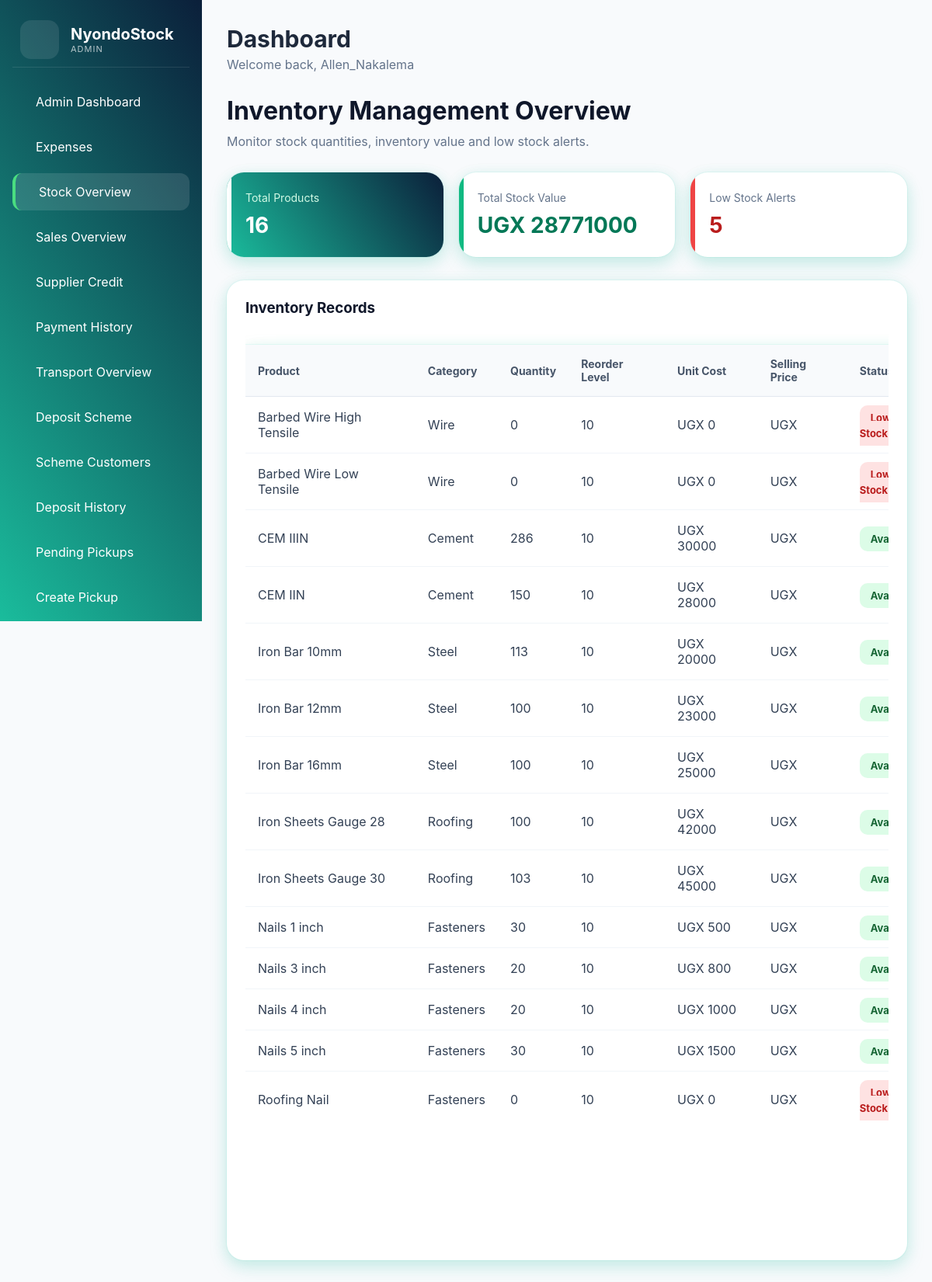
Page /admin_stock_overview/ (signed in) on the committed database.
### inventory_app/models.py (models this page shows, shortened)
class Product(models.Model):
    UNIT_CHOICES = [
        ('Bags', 'Bags'),
        ('Pieces', 'Pieces'),
        ('Kgs', 'Kgs'),
        ('Rolls', 'Rolls'),
        ('Tonnes', 'Tonnes'),
        ('Length', 'Length'),
        ('Sheets', 'Sheets'),
    ]
    category = models.ForeignKey(Category, on_delete=models.CASCADE)
    sku = models.CharField(max_length=50, unique=True, blank=True, null=True)
    product_name = models.CharField(max_length=100)
    unit = models.CharField(max_length=20, choices=UNIT_CHOICES)
    unit_cost = models.DecimalField(max_digits=10, decimal_places=2, default=0)
    normal_percentage = models.DecimalField(
    max_digits=5,
    decimal_places=2,
    default=25
)
    retail_percentage = models.DecimalField(
    max_digits=5,
    decimal_places=2,
    default=20
    )
    wholesale_percentage = models.DecimalField(
    max_digits=5,
    decimal_places=2,
    default=10
   )
    normal_price = models.DecimalField(max_digits=10, decimal_places=2, default=0)
    retail_price = models.DecimalField(max_digits=10, decimal_places=2, default=0)
    wholesale_price = models.DecimalField(max_digits=10, decimal_places=2, default=0)
    quantity = models.PositiveIntegerField(default=0)
    reorder_level = models.PositiveIntegerField(default=10)
    eligible_for_scheme = models.BooleanField(
    default=False)
    is_active = models.BooleanField(default=True)
    created_at = models.DateTimeField(auto_now_add=True)

class Category(models.Model):
    category_name = models.CharField(max_length=100, unique=True)
    def __str__(self):
        return self.category_name

### reports_app/views.py (the view)
@login_required
@allowed_roles(['ADMIN'])
def admin_stock_overview(request):
    products = Product.objects.all().order_by(
        'product_name'
    )
    total_products = products.count()
    low_stock_count = products.filter(
        quantity__lte=F('reorder_level')
    ).count()
    stock_value = products.aggregate(
        total=Sum(
            F('quantity') * F('unit_cost')
        )
    )['total'] or 0
    context = {
        'products': products,
        'total_products': total_products,
        'low_stock_count': low_stock_count,
        'stock_value': stock_value,
    }
    return render(
        request,
        'admin/admin_stock_overview.html',
        context
    )

### accounts_app/context_processors.py (called while the page is built)
def user_roles(request):
    user = request.user
    if not user.is_authenticated:
        return {
            "is_admin": False,
            "is_manager": False,
            "is_attendant": False,
        }
    groups = user.groups.values_list("name", flat=True)
    return {
        "is_admin": "ADMIN" in groups,
        "is_manager": "MANAGER" in groups or "ADMIN" in groups,
        "is_attendant": "ATTENDANT" in groups or "ADMIN" in groups,
    }

### templates/admin/admin_stock_overview.html (shortened to what this page needs)
{% extends 'manager/base_manager.html' %}
{% block content %}
{% include 'manager/partials/topbar.html' %}
<div class="page-header">
<div>
    <h2>
        Inventory Management Overview
    </h2>
    <p>
        Monitor stock quantities, inventory value and low stock alerts.
    </p>
</div>
</div>
<div class="summary-grid">
<div class="summary-card primary">
    <div>
        <span>Total Products</span>
        <h2>
            {{ total_products }}
        </h2>
    </div>
</div>
<div class="summary-card success">
    <div>
        <span>Total Stock Value</span>
        <h2>
            UGX {{ stock_value|floatformat:0 }}
        </h2>
    </div>
</div>
<div class="summary-card danger">
    <div>
        <span>Low Stock Alerts</span>
        <h2>
            {{ low_stock_count }}
        </h2>
    </div>
</div>
</div>
<div class="records-card">
<div class="records-header">
    <h3>
        Inventory Records
    </h3>
</div>
<div class="table-wrapper">
    <table class="stock-table">
        <thead>
            <tr>
                <th>Product</th>
                <th>Category</th>
                <th>Quantity</th>
                <th>Reorder Level</th>
                <th>Unit Cost</th>
                <th>Selling Price</th>
                <th>Status</th>
            </tr>
        </thead>
        <tbody>
            {% for product in products %}
            <tr>
                <td>
                    {{ product.product_name }}
                </td>
                <td>
                    {{ product.category }}
                </td>
                <td>
                    {{ product.quantity }}
                </td>
                <td>
                    {{ product.reorder_level }}
                </td>
                <td>
                    UGX {{ product.unit_cost|floatformat:0 }}
                </td>
                <td>
                    UGX {{ product.selling_price|floatformat:0 }}
                </td>
                <td>
                    {% if product.quantity <= product.reorder_level %}
                    <span class="status low">
                        Low Stock
                    </span>
                    {% else %}
                    <span class="status available">
                        Available
                    </span>
                    {% endif %}
                </td>
            </tr>
            {% endfor %}
        </tbody>
    </table>
</div>
</div>
{% endblock %}

### templates/manager/partials/sidebar.html (shortened to what this page needs)
<aside class="sidebar">
  <div class="logo-section">
    <div class="logo-icon">
    </div>
    <div>
      <h2>NyondoStock</h2>
      <p>
        <span>{{ request.user.groups.first.name }}</span>
      </p>
    </div>
  </div>
  {% if is_admin %}
  <nav class="nav-menu">
    <a href="{% url 'admin_dashboard' %}"
       class="nav-item {% if request.resolver_match.url_name == 'admin_dashboard' %}active{% endif %}">
       Admin Dashboard
    </a>
    <a href="{% url 'expense_records' %}"
       class="nav-item {% if request.resolver_match.url_name == 'expense_records' %}active{% endif %}">
       Expenses
    </a>
    <a href="{% url 'admin_stock_overview' %}"
       class="nav-item {% if request.resolver_match.url_name == 'admin_stock_overview' %}active{% endif %}">
       Stock Overview
    </a>
    <a href="{% url 'admin_sales_overview' %}"
       class="nav-item {% if request.resolver_match.url_name == 'admin_sales_overview' %}active{% endif %}">
       Sales Overview
    </a>
    <a href="{% url 'supplier_credit_dashboard' %}"
       class="nav-item {% if request.resolver_match.url_name == 'supplier_credit_dashboard' %}active{% endif %}">
       Supplier Credit
    </a>
    <a href="{% url 'supplier_payment_history' %}"
       class="nav-item {% if request.resolver_match.url_name == 'supplier_payment_history' %}active{% endif %}">
       Payment History
    </a>
    <a href="{% url 'transport_overview' %}"
       class="nav-item {% if request.resolver_match.url_name == 'transport_overview' %}active{% endif %}">
       Transport Overview
    </a>
    <a href="{% url 'deposit_dashboard' %}"
       class="nav-item {% if request.resolver_match.url_name == 'deposit_dashboard' %}active{% endif %}">
       Deposit Scheme
    </a>
    <a href="{% url 'scheme_customers' %}"
       class="nav-item {% if request.resolver_match.url_name == 'scheme_customers' %}active{% endif %}">
       Scheme Customers
    </a>
    <a href="{% url 'deposit_history' %}"
       class="nav-item {% if request.resolver_match.url_name == 'deposit_history' %}active{% endif %}">
       Deposit History
    </a>
    <a href="{% url 'pending_pickups' %}"
       class="nav-item {% if request.resolver_match.url_name == 'pending_pickups' %}active{% endif %}">
       Pending Pickups
    </a>
    <a href="{% url 'create_scheme_order' %}"
       class="nav-item {% if request.resolver_match.url_name == 'create_scheme_order' %}active{% endif %}">
       Create Pickup
    </a>
  </nav>
  {% endif %}
</aside>

### templates/manager/partials/topbar.html
<header class="topbar">
    <div>
        <h1 class="page-title">
            {% block page_title %}
            Dashboard
            {% endblock %}
        </h1>
        <p class="page-subtitle">
            Welcome back,
            {{ request.user.username }}
        </p>
    </div>
</header>

### templates/manager/base_manager.html (style rules this page uses)
:root { --sidebar-gradient: linear-gradient(235deg, #0b1f3a, #1abc9c); --body-bg: #f8fafc; --card-bg: #ffffff; --text-dark: #1e293b; --text-muted: #64748b; --border-color: #e2e8f0; --shadow: 0 10px 25px rgba(20, 184, 166, 0.14), 0 4px 18px rgba(16, 185, 129, 0.12), 0 0 0 1px rgba(45, 212, 191, 0.08); --radius: 18px; }
* { margin: 0; padding: 0; box-sizing: border-box; font-family: "Inter", sans-serif; }
body { background: var(--body-bg); overflow-x: hidden; }
.sidebar { width: 260px; background: var(--sidebar-gradient); color: white; padding: 16px; display: flex; flex-direction: column; height: 100vh; position: sticky; left: 0; top: 0; overflow-y: auto; flex-shrink: 0; }
.nav-item.active { background: rgba(255, 255, 255, 0.12); color: white; border-left: 4px solid #4ade80; }
.logo-section { display: flex; align-items: center; gap: 15px; margin-bottom: 20px; border-bottom: 1px solid #ffffff1a; padding: 10px; }
.logo-icon { width: 50px; height: 50px; border-radius: 14px; background: rgba(255, 255, 255, 0.1); display: flex; align-items: center; justify-content: center; font-size: 24px; }
.logo-section h2 { font-size: 20px; }
.logo-section p { font-size: 11px; opacity: 0.7; letter-spacing: 1px; }
.nav-menu { flex-grow: 1; }
.nav-item { display: flex; align-items: center; gap: 14px; text-decoration: none; color: white; padding: 14px 16px; border-radius: 12px; margin-bottom: 10px; transition: 0.3s; }
.topbar { display: flex; justify-content: space-between; align-items: center; margin-bottom: 30px; }
.page-title { font-size: 30px; color: var(--text-dark); }
.page-subtitle { color: var(--text-muted); margin-top: 5px; }
.card, .stat-card, table, .form-control, input, select, textarea { box-shadow: var(--shadow); }
table { width: 100%; margin-top: 16px; border-collapse: collapse; }
table th { text-align: left; padding: 14px; color: var(--text-muted); font-size: 13px; border-bottom: 1px solid var(--border-color); }
table td { padding: 16px 14px; border-bottom: 1px solid var(--border-color); }
tbody tr { transition: 0.2s; }
.summary-grid { display: grid; grid-template-columns: repeat(auto-fit, minmax(250px, 1fr)); gap: 20px; margin-bottom: 25px; }
.summary-card { background: white; border-radius: 18px; padding: 20px; box-shadow: 0 10px 30px rgba(16, 185, 129, 0.08), 0 4px 12px rgba(13, 77, 77, 0.06); }
table { min-width: 900px; }

### templates/admin/admin_stock_overview.html (style rules this page uses)
.page-header { margin-bottom:30px; }
.page-header h2 { font-size:32px; margin-bottom:10px; color:#0f172a; }
.page-header p { color:#64748b; }
.summary-grid { display:grid; grid-template-columns:repeat(3,1fr); gap:20px; margin-bottom:30px; }
.summary-card { background:white; border-radius:22px; padding:24px; display:flex; justify-content:space-between; align-items:center; box-shadow:var(--shadow); position:relative; overflow:hidden; }
.summary-card::before { content:''; position:absolute; top:0; left:0; width:6px; height:100%; }
.summary-card.primary { background:linear-gradient(235deg,#0b1f3a,#1abc9c); color:white; }
.summary-card.primary::before { background:white; }
.summary-card.success::before { background:#10b981; }
.summary-card.danger::before { background:#ef4444; }
.summary-card span { display:block; margin-bottom:10px; font-size:14px; color:#64748b; }
.summary-card.primary span { color:#d1fae5; }
.summary-card h2 { font-size:28px; color:#0f172a; }
.summary-card.primary h2 { color:white; }
.summary-card.success h2 { color:#047857; }
.summary-card.danger h2 { color:#b91c1c; }
.records-card { background:white; border-radius:22px; padding:24px; box-shadow:var(--shadow); }
.records-header { margin-bottom:20px; }
.records-header h3 { color:#0f172a; }
.table-wrapper { overflow-x:auto; }
.stock-table { width:100%; border-collapse:collapse; }
.stock-table thead { background:#f8fafc; }
.stock-table th { padding:16px; text-align:left; color:#475569; font-size:14px; }
.stock-table td { padding:16px; border-bottom:1px solid #f1f5f9; color:#334155; }
.status { padding:8px 14px; border-radius:10px; font-size:13px; font-weight:700; }
.status.available { background:#dcfce7; color:#166534; }
.status.low { background:#fee2e2; color:#b91c1c; }

### rows in the picture
Product: product_name "Barbed Wire High Tensile", category "Wire", quantity "0", reorder_level "10", unit_cost "0", shows "Low Stock"
Product: product_name "Barbed Wire Low Tensile", category "Wire", quantity "0", reorder_level "10", unit_cost "0", shows "Low Stock"
Product: product_name "CEM IIIN", category "Cement", quantity "286", reorder_level "10", unit_cost "30000", shows "Available"
Product: product_name "CEM IIN", category "Cement", quantity "150", reorder_level "10", unit_cost "28000", shows "Available"
Product: product_name "Iron Bar 10mm", category "Steel", quantity "113", reorder_level "10", unit_cost "20000", shows "Available"
Product: product_name "Iron Bar 12mm", category "Steel", quantity "100", reorder_level "10", unit_cost "23000", shows "Available"
Product: product_name "Iron Bar 16mm", category "Steel", quantity "100", reorder_level "10", unit_cost "25000", shows "Available"
Product: product_name "Iron Sheets Gauge 28", category "Roofing", quantity "100", reorder_level "10", unit_cost "42000", shows "Available"
Product: product_name "Iron Sheets Gauge 30", category "Roofing", quantity "103", reorder_level "10", unit_cost "45000", shows "Available"
Product: product_name "Nails 1 inch", category "Fasteners", quantity "30", reorder_level "10", unit_cost "500", shows "Available"
Product: product_name "Nails 3 inch", category "Fasteners", quantity "20", reorder_level "10", unit_cost "800", shows "Available"
Product: product_name "Nails 4 inch", category "Fasteners", quantity "20", reorder_level "10", unit_cost "1000", shows "Available"
Product: product_name "Nails 5 inch", category "Fasteners", quantity "30", reorder_level "10", unit_cost "1500", shows "Available"
Product: product_name "Roofing Nail", category "Fasteners", quantity "0", reorder_level "10", unit_cost "0", shows "Low Stock"

### other values in the picture
{{ request.user.groups.first.name }} "ADMIN"
{{ request.user.username }} "Allen_Nakalema"
{{ total_products }} "16"
{{ stock_value|floatformat:0 }} "28771000"
{{ low_stock_count }} "5"
